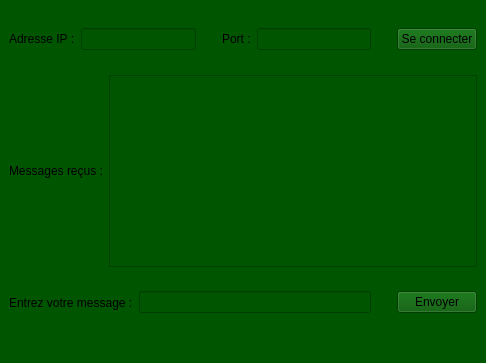
<?xml version="1.0" encoding="UTF-8"?>
<ui version="4.0">
 <class>MainWindow</class>
 <widget class="QMainWindow" name="MainWindow">
  <property name="geometry">
   <rect>
    <x>0</x>
    <y>0</y>
    <width>486</width>
    <height>363</height>
   </rect>
  </property>
  <property name="windowTitle">
   <string>MainWindow</string>
  </property>
  <property name="styleSheet">
   <string notr="true">background-color: rgb(0, 85, 0);</string>
  </property>
  <widget class="QWidget" name="centralwidget">
   <layout class="QVBoxLayout" name="verticalLayout_3">
    <item>
     <layout class="QVBoxLayout" name="verticalLayout_2">
      <item>
       <layout class="QHBoxLayout" name="horizontalLayout_2">
        <item>
         <widget class="QLabel" name="label">
          <property name="text">
           <string>Adresse IP :</string>
          </property>
         </widget>
        </item>
        <item>
         <widget class="QLineEdit" name="ipLineEdit"/>
        </item>
        <item>
         <spacer name="verticalSpacer">
          <property name="orientation">
           <enum>Qt::Orientation::Vertical</enum>
          </property>
          <property name="sizeHint" stdset="0">
           <size>
            <width>20</width>
            <height>40</height>
           </size>
          </property>
         </spacer>
        </item>
        <item>
         <widget class="QLabel" name="label_2">
          <property name="text">
           <string>Port :</string>
          </property>
         </widget>
        </item>
        <item>
         <widget class="QLineEdit" name="portLineEdit"/>
        </item>
        <item>
         <spacer name="verticalSpacer_2">
          <property name="orientation">
           <enum>Qt::Orientation::Vertical</enum>
          </property>
          <property name="sizeHint" stdset="0">
           <size>
            <width>20</width>
            <height>40</height>
           </size>
          </property>
         </spacer>
        </item>
        <item>
         <widget class="QPushButton" name="connectButton">
          <property name="text">
           <string>Se connecter</string>
          </property>
         </widget>
        </item>
       </layout>
      </item>
      <item>
       <layout class="QHBoxLayout" name="horizontalLayout_3">
        <item>
         <widget class="QLabel" name="label_3">
          <property name="text">
           <string>Messages reçus :</string>
          </property>
         </widget>
        </item>
        <item>
         <widget class="QTextEdit" name="messagesTextEdit"/>
        </item>
       </layout>
      </item>
      <item>
       <layout class="QHBoxLayout" name="horizontalLayout_9">
        <item>
         <widget class="QLabel" name="label_4">
          <property name="text">
           <string>Entrez votre message :</string>
          </property>
         </widget>
        </item>
        <item>
         <widget class="QLineEdit" name="messageLineEdit"/>
        </item>
        <item>
         <spacer name="verticalSpacer_3">
          <property name="orientation">
           <enum>Qt::Orientation::Vertical</enum>
          </property>
          <property name="sizeHint" stdset="0">
           <size>
            <width>20</width>
            <height>40</height>
           </size>
          </property>
         </spacer>
        </item>
        <item>
         <widget class="QPushButton" name="sendButton">
          <property name="text">
           <string>Envoyer</string>
          </property>
         </widget>
        </item>
       </layout>
      </item>
     </layout>
    </item>
   </layout>
  </widget>
  <widget class="QMenuBar" name="menubar">
   <property name="geometry">
    <rect>
     <x>0</x>
     <y>0</y>
     <width>486</width>
     <height>17</height>
    </rect>
   </property>
  </widget>
  <widget class="QStatusBar" name="statusbar"/>
 </widget>
 <resources/>
 <connections/>
</ui>
